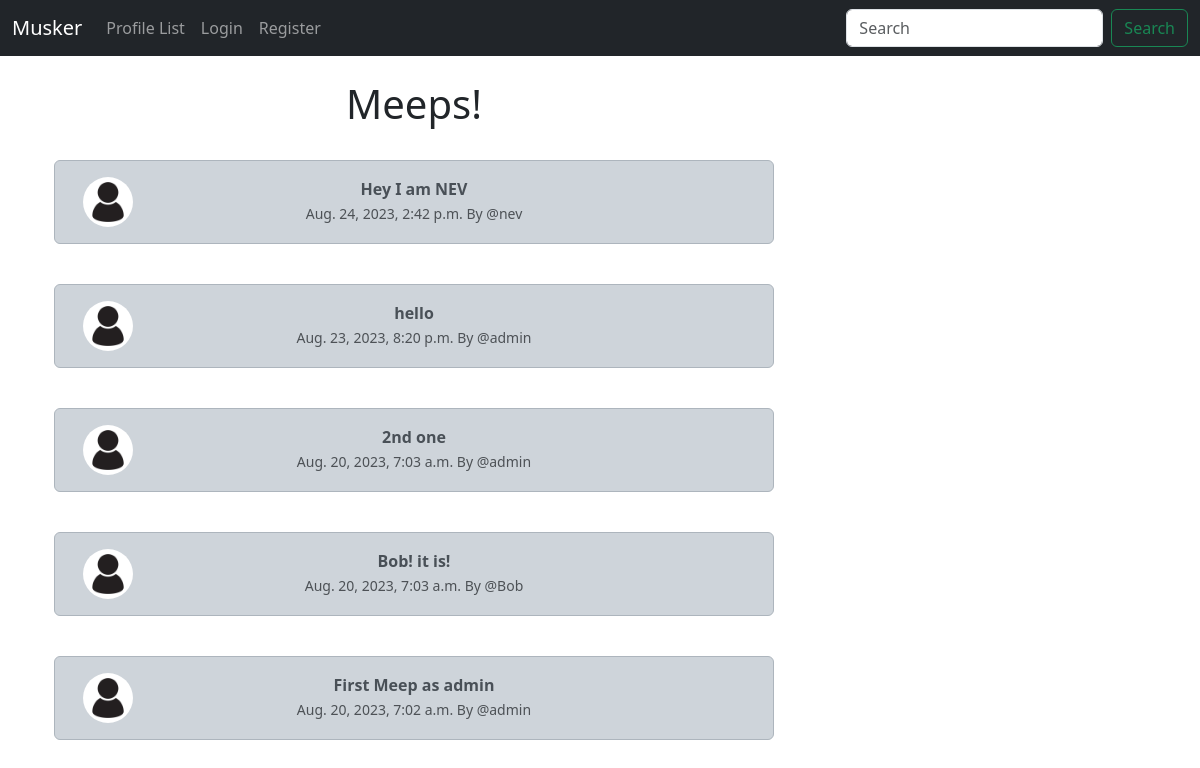
/, run on an earlier commit of the app's database.
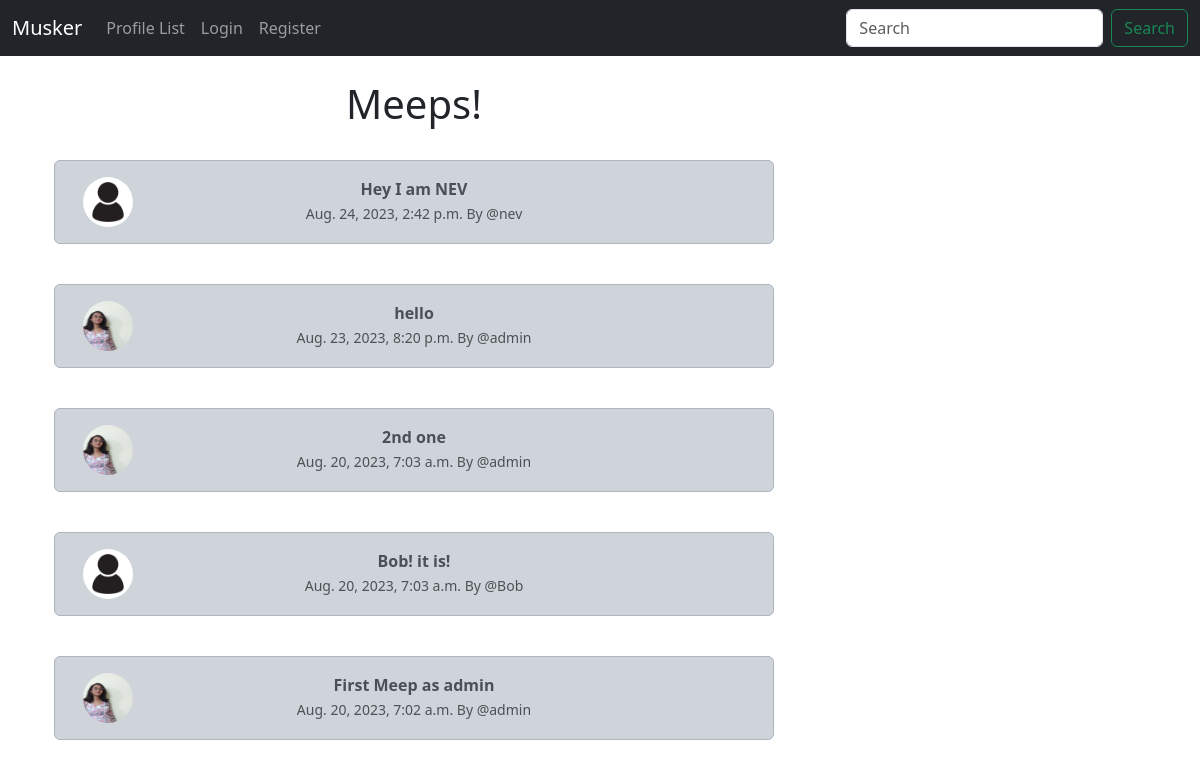
And on a later commit of the database.
### musker/models.py (models this page shows, shortened)
class Meep(models.Model):
    user = models.ForeignKey(
        User, related_name="meeps", on_delete=models.DO_NOTHING
    )
    body = models.CharField(max_length=250)
    created_at = models.DateTimeField(auto_now_add=True)
    likes = models.ManyToManyField(User, related_name="meep_like", blank=True)

class Profile(models.Model):
    user = models.OneToOneField(User, on_delete=models.CASCADE)
    follows = models.ManyToManyField("self",
                                     related_name="followed_by",
                                     symmetrical=False, #I can follow you, you dont have to follow me, vise versa
                                     blank=True)
    date_modified = models.DateTimeField(User, auto_now=True)
    profile_image = models.ImageField(null=True, blank=True, upload_to="images/")

### musker/views.py (the view)
# urls.py: path('', views.home, name='home'),
def home(request):
    if request.user.is_authenticated:
        form = MeepForm(request.POST or None)
        if request.method == "POST":
            if form.is_valid():
                meep = form.save(commit=False) # dont save yet
                meep.user = request.user # save for specific user only
                meep.save() # save finally
                messages.success(request, ("Your Meep has been Posted!"))
                return redirect('home')
        meeps = Meep.objects.all().order_by("-created_at")
        return render(request, 'home.html', {"meeps":meeps, "form":form})
    else:
        meeps = Meep.objects.all().order_by("-created_at")
        return render(request, 'home.html', {"meeps":meeps})

### musker/templates/home.html (shortened to what this page needs)
{% extends 'base.html' %}
{% load static %}
{% block content %}
<div class="container text-center">
    <div class="row">
        <div class="col-8">
            <h1>Meeps!</h1>
            <br>
            {% for meep in meeps %}
                <div class="alert alert-dark" role="alert">
                    <div class="container">
                        <div class="row">
                            <div class="col-1">
                                {% if meep.user.profile.profile_image %} {% comment %} meep model has a user field which is a foreign key to profile model {% endcomment %}
                                    <img src="{{ meep.user.profile.profile_image.url }}" width=50 height=50 class="rounded-circle" alt="{{ profile.user.username }}">
                                    {% else %}
                                        <img src="{% static 'images/profile_icon.jpg' %}" width=50 height=50 class="rounded-circle" alt="{{ profile.user.username }}">
                                {% endif %}
                            </div>
                            <div class="col-10">
                                <b>{{ meep.body }}</b><br>
                                <small class="text-muted">
                                    {{ meep.created_at }} By
                                    @{{ meep.user.username }}
                                </small>
                            </div>    <br><br>
                        </div>
                    </div>
                </div><br>
            {% endfor %}
        </div>
        <div class="col-4">
            <br><br><br>
        </div>
    </div>
</div>
{% endblock content %}

What changed in the data, as far as the page shows it:
changed through a linked row, Meep "hello": user.profile.profile_image: picture added; profile_image: picture removed
changed through a linked row, Meep "2nd one": user.profile.profile_image: picture added; profile_image: picture removed
changed through a linked row, Meep "First Meep as admin": user.profile.profile_image: picture added; profile_image: picture removed
